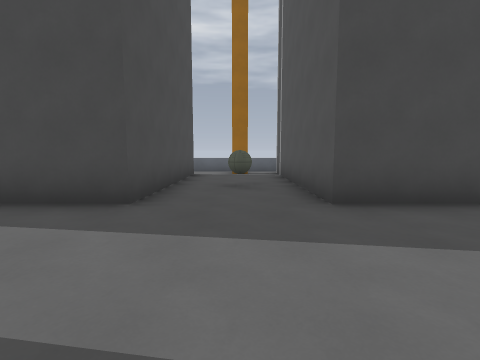
[1] (above)

24 first-person views from a walk through a 3-D level made in the Godot game engine. The camera is 1.4 m above the floor, tilts 6° down and sees 85° across. The floor is counted in squares, 2 m on a side. Each view is taken from the middle of a square. On the plan, view 1 faces up. The plan holds only what a view shows up to about 9 squares ahead; the rest is blank. The place goes on beyond the plan. Characters and animated objects are left out. Surface patterns are stand-ins for the level's own textures.

[2]
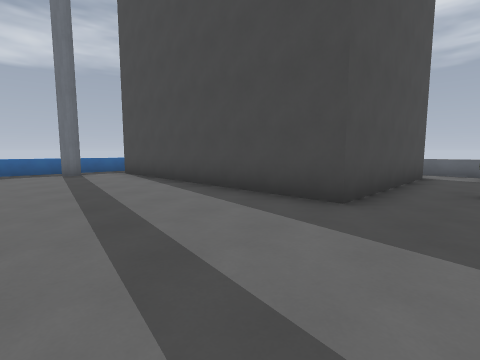

[3]
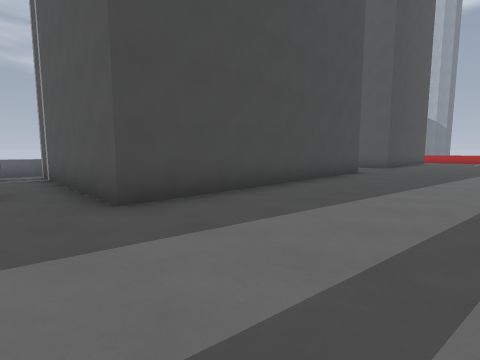

[4]
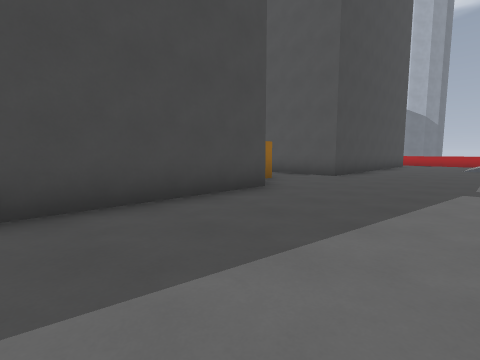

[5]
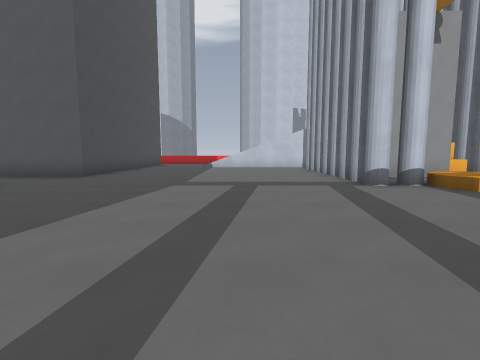

[6]
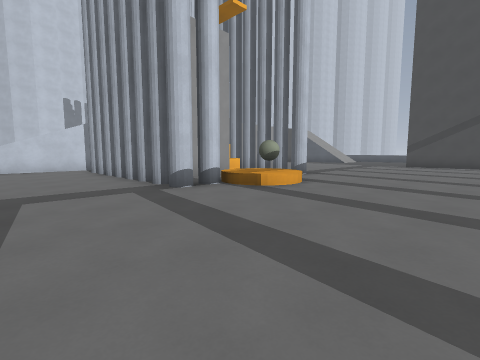

[7]
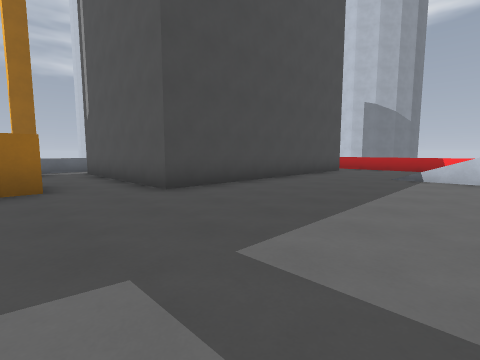

[8]
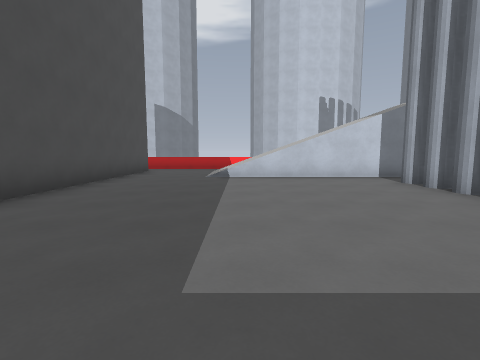

[9]
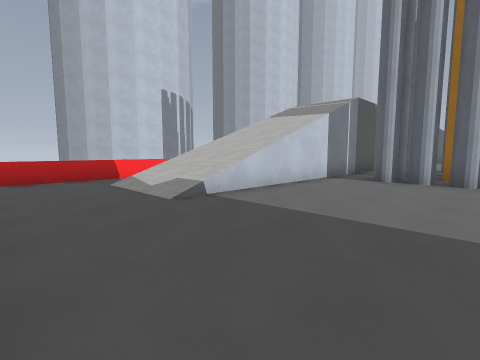

[10]
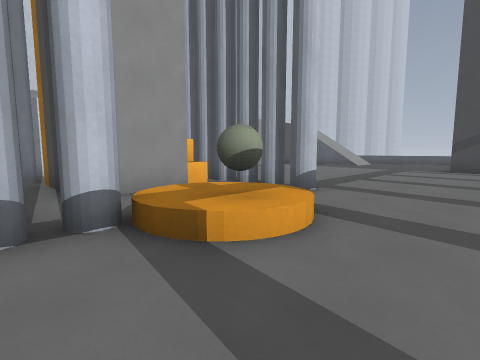

[11]
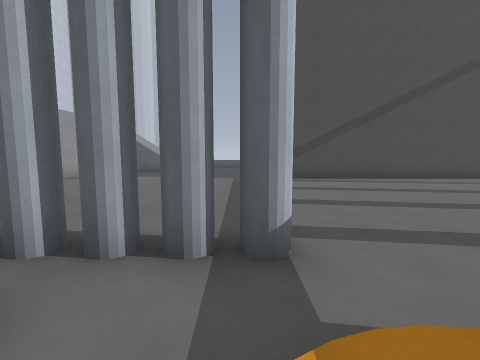

[12]
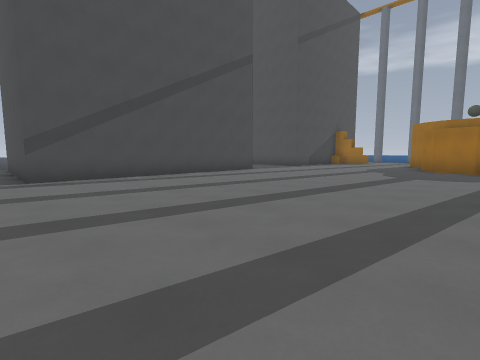

[13]
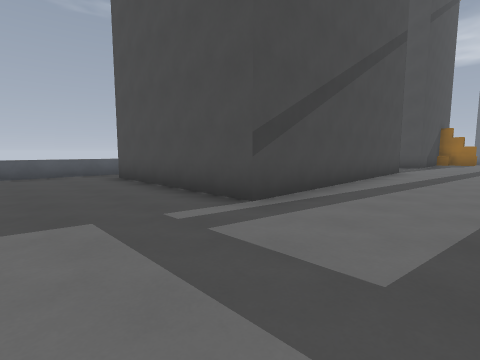

[14]
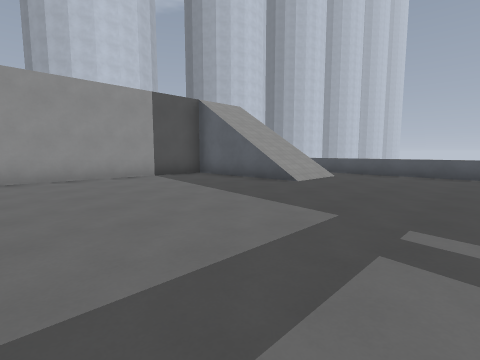

[15]
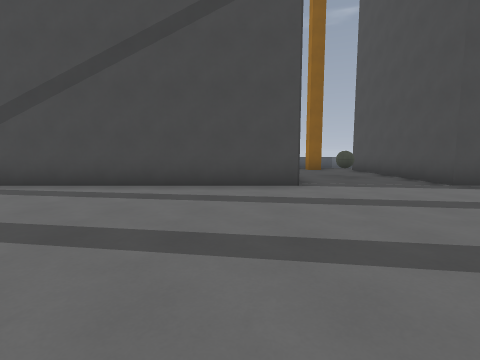

[16]
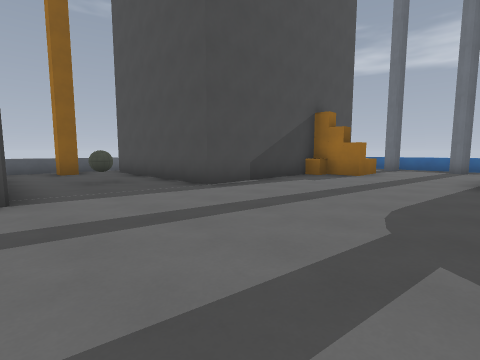

[17]
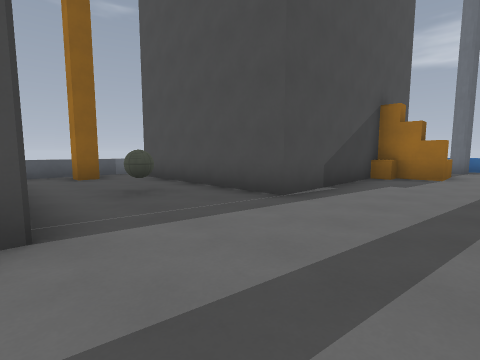

[18]
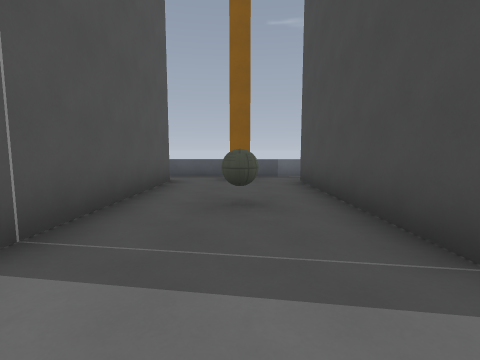

[19]
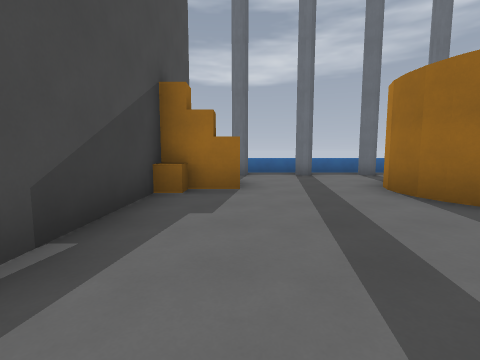

[20]
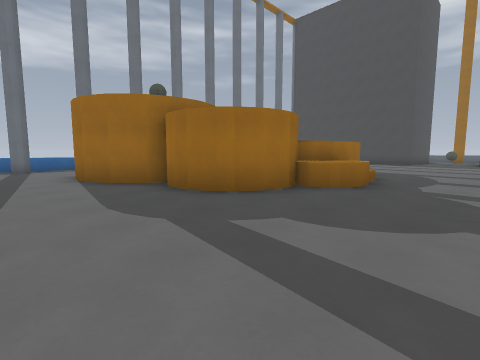

[21]
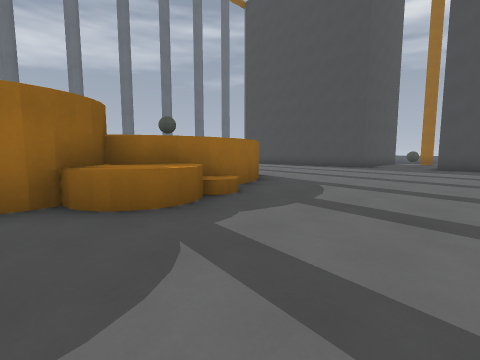

[22]
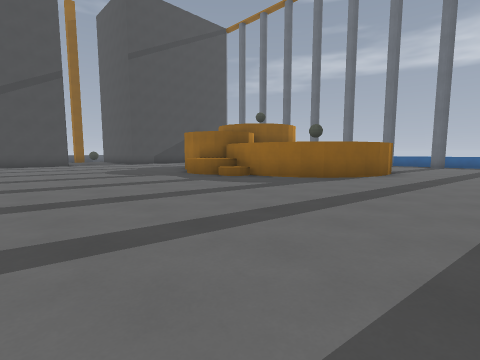

[23]
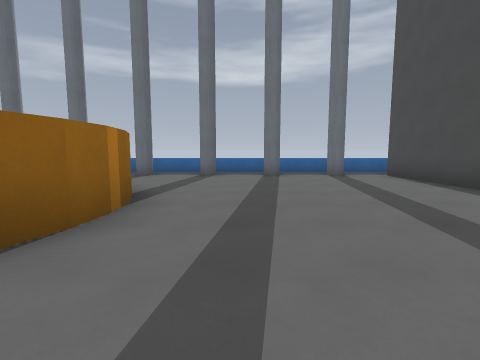

[24]
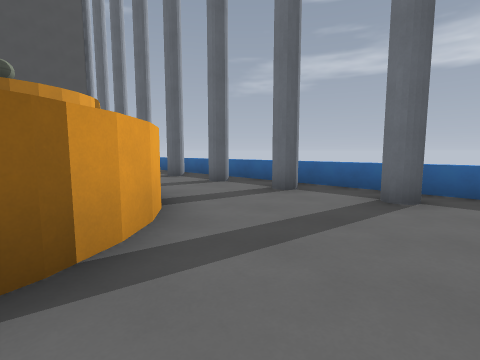

### Floor plan
Key: @ floor where view 1 was taken; # wall or solid block; . floor; / step, stairs or slope; ^ raised ledge; B building; L block; A box; O other object.
Columns run from 10 left of view 1 to 21 right of it. Each row starts with its distance up from view 1.
 10         ^^^^          ^
  9          .#.B         .
  8         L...B        ..L
  7         L...B        ..L
  6         L.O.B        ..L
  5         L...B       #..L
  4 .LLLLLLLL...BBBBBBB ...LLLLLLLL
  3 ................................
  2 .#..............................
  1 ............................///.
  0 .#........@.................///.
 -1 ............................///
 -2 .#..........................///
 -3 .....###....................///
 -4 .#..## ##............######.///
 -5 ...     ##..........//.####.//
 -6 .#.      ^........./O/.#   ./
 -7 ...     ^#..........//.A
 -8 .#      ##...........#####
 -9  .      ##...............
-10 .#.  ####................
-11 ....##...................
-12 .#........................
-13 ............................
-14  #.O#.......................
-15     A.......................
-16  LLLLLLLL...LLLLLLLL........
-17         L.O.L      L........
-18         L...L      L........
-19         L...L      L....////
-20         L...L      L....///
-21         .....      ......
-22         ^^^^^      ^^^^^^

Positions as (right, up) in squares from view 1, and headings:
1: (0, 0), facing up
2: (0, 0), facing up-left
3: (0, 0), facing up-right
4: (5, 0), facing up-right
5: (5, -1), facing right
6: (6, -1), facing down-right
7: (10, -1), facing up-right
8: (10, 0), facing right
9: (14, 3), facing down-right
10: (8, -4), facing down-right
11: (11, -6), facing down
12: (10, -8), facing down-left
13: (12, -13), facing down-left
14: (10, -13), facing down-right
15: (3, -10), facing down
16: (2, -11), facing down-left
17: (2, -13), facing down-left
18: (0, -14), facing down
19: (-1, -14), facing left
20: (2, -13), facing up-left
21: (3, -9), facing up-left
22: (5, 0), facing down-left
23: (-1, -1), facing left
24: (-5, -1), facing down-left
